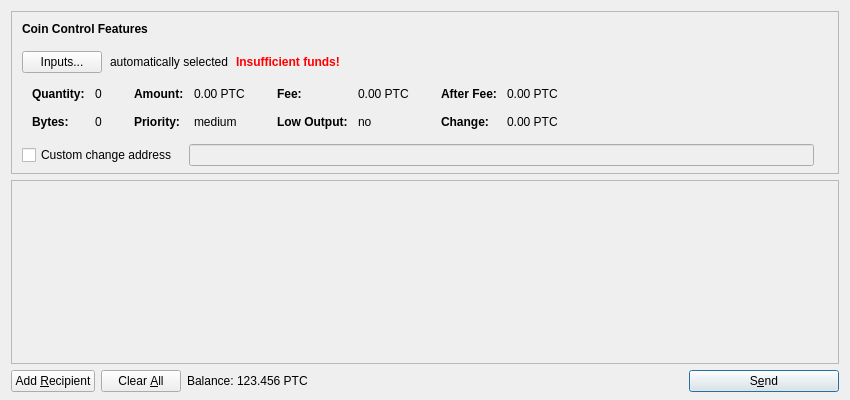
<?xml version="1.0" encoding="UTF-8"?>
<ui version="4.0">
 <class>SendCoinsDialog</class>
 <widget class="QDialog" name="SendCoinsDialog">
  <property name="geometry">
   <rect>
    <x>0</x>
    <y>0</y>
    <width>850</width>
    <height>400</height>
   </rect>
  </property>
  <property name="windowTitle">
   <string>Send Coins</string>
  </property>
  <layout class="QVBoxLayout" name="verticalLayout" stretch="0,1,0">
   <property name="bottomMargin">
    <number>8</number>
   </property>
   <item>
    <widget class="QFrame" name="frameCoinControl">
     <property name="sizePolicy">
      <sizepolicy hsizetype="Expanding" vsizetype="Expanding">
       <horstretch>0</horstretch>
       <verstretch>0</verstretch>
      </sizepolicy>
     </property>
     <property name="maximumSize">
      <size>
       <width>16777215</width>
       <height>16777215</height>
      </size>
     </property>
     <property name="frameShape">
      <enum>QFrame::StyledPanel</enum>
     </property>
     <property name="frameShadow">
      <enum>QFrame::Sunken</enum>
     </property>
     <layout class="QVBoxLayout" name="verticalLayoutCoinControl2">
      <property name="spacing">
       <number>0</number>
      </property>
      <property name="leftMargin">
       <number>0</number>
      </property>
      <property name="topMargin">
       <number>0</number>
      </property>
      <property name="rightMargin">
       <number>0</number>
      </property>
      <property name="bottomMargin">
       <number>6</number>
      </property>
      <item>
       <layout class="QVBoxLayout" name="verticalLayoutCoinControl" stretch="0,0,0,0,1">
        <property name="spacing">
         <number>0</number>
        </property>
        <property name="leftMargin">
         <number>10</number>
        </property>
        <property name="topMargin">
         <number>10</number>
        </property>
        <item>
         <layout class="QHBoxLayout" name="horizontalLayoutCoinControl1">
          <property name="bottomMargin">
           <number>15</number>
          </property>
          <item>
           <widget class="QLabel" name="labelCoinControlFeatures">
            <property name="sizePolicy">
             <sizepolicy hsizetype="Preferred" vsizetype="Maximum">
              <horstretch>0</horstretch>
              <verstretch>0</verstretch>
             </sizepolicy>
            </property>
            <property name="font">
             <font>
              <weight>75</weight>
              <bold>true</bold>
             </font>
            </property>
            <property name="styleSheet">
             <string notr="true">font-weight:bold;</string>
            </property>
            <property name="text">
             <string>Coin Control Features</string>
            </property>
           </widget>
          </item>
         </layout>
        </item>
        <item>
         <layout class="QHBoxLayout" name="horizontalLayoutCoinControl2" stretch="0,0,0,0">
          <property name="spacing">
           <number>8</number>
          </property>
          <property name="bottomMargin">
           <number>10</number>
          </property>
          <item>
           <widget class="QPushButton" name="pushButtonCoinControl">
            <property name="styleSheet">
             <string notr="true"/>
            </property>
            <property name="text">
             <string>Inputs...</string>
            </property>
           </widget>
          </item>
          <item>
           <widget class="QLabel" name="labelCoinControlAutomaticallySelected">
            <property name="text">
             <string>automatically selected</string>
            </property>
            <property name="margin">
             <number>5</number>
            </property>
           </widget>
          </item>
          <item>
           <widget class="QLabel" name="labelCoinControlInsuffFunds">
            <property name="font">
             <font>
              <weight>75</weight>
              <bold>true</bold>
             </font>
            </property>
            <property name="styleSheet">
             <string notr="true">color:red;font-weight:bold;</string>
            </property>
            <property name="text">
             <string>Insufficient funds!</string>
            </property>
            <property name="margin">
             <number>5</number>
            </property>
           </widget>
          </item>
          <item>
           <spacer name="horizontalSpacerCoinControl">
            <property name="orientation">
             <enum>Qt::Horizontal</enum>
            </property>
            <property name="sizeHint" stdset="0">
             <size>
              <width>40</width>
              <height>1</height>
             </size>
            </property>
           </spacer>
          </item>
         </layout>
        </item>
        <item>
         <widget class="QWidget" name="widgetCoinControl" native="true">
          <property name="sizePolicy">
           <sizepolicy hsizetype="Preferred" vsizetype="Preferred">
            <horstretch>0</horstretch>
            <verstretch>0</verstretch>
           </sizepolicy>
          </property>
          <property name="minimumSize">
           <size>
            <width>0</width>
            <height>0</height>
           </size>
          </property>
          <property name="styleSheet">
           <string notr="true"/>
          </property>
          <layout class="QHBoxLayout" name="horizontalLayoutCoinControl5">
           <property name="leftMargin">
            <number>0</number>
           </property>
           <property name="topMargin">
            <number>0</number>
           </property>
           <property name="rightMargin">
            <number>0</number>
           </property>
           <property name="bottomMargin">
            <number>0</number>
           </property>
           <item>
            <layout class="QHBoxLayout" name="horizontalLayoutCoinControl3" stretch="0,0,0,1">
             <property name="spacing">
              <number>20</number>
             </property>
             <property name="topMargin">
              <number>0</number>
             </property>
             <property name="bottomMargin">
              <number>10</number>
             </property>
             <item>
              <layout class="QFormLayout" name="formLayoutCoinControl1">
               <property name="horizontalSpacing">
                <number>10</number>
               </property>
               <property name="verticalSpacing">
                <number>14</number>
               </property>
               <property name="leftMargin">
                <number>10</number>
               </property>
               <property name="topMargin">
                <number>4</number>
               </property>
               <property name="rightMargin">
                <number>6</number>
               </property>
               <item row="0" column="0">
                <widget class="QLabel" name="labelCoinControlQuantityText">
                 <property name="font">
                  <font>
                   <weight>75</weight>
                   <bold>true</bold>
                  </font>
                 </property>
                 <property name="text">
                  <string>Quantity:</string>
                 </property>
                 <property name="margin">
                  <number>0</number>
                 </property>
                </widget>
               </item>
               <item row="0" column="1">
                <widget class="QLabel" name="labelCoinControlQuantity">
                 <property name="cursor">
                  <cursorShape>IBeamCursor</cursorShape>
                 </property>
                 <property name="contextMenuPolicy">
                  <enum>Qt::ActionsContextMenu</enum>
                 </property>
                 <property name="text">
                  <string notr="true">0</string>
                 </property>
                 <property name="margin">
                  <number>0</number>
                 </property>
                 <property name="textInteractionFlags">
                  <set>Qt::LinksAccessibleByMouse|Qt::TextSelectableByKeyboard|Qt::TextSelectableByMouse</set>
                 </property>
                </widget>
               </item>
               <item row="1" column="0">
                <widget class="QLabel" name="labelCoinControlBytesText">
                 <property name="font">
                  <font>
                   <weight>75</weight>
                   <bold>true</bold>
                  </font>
                 </property>
                 <property name="text">
                  <string>Bytes:</string>
                 </property>
                </widget>
               </item>
               <item row="1" column="1">
                <widget class="QLabel" name="labelCoinControlBytes">
                 <property name="cursor">
                  <cursorShape>IBeamCursor</cursorShape>
                 </property>
                 <property name="contextMenuPolicy">
                  <enum>Qt::ActionsContextMenu</enum>
                 </property>
                 <property name="text">
                  <string notr="true">0</string>
                 </property>
                 <property name="textInteractionFlags">
                  <set>Qt::LinksAccessibleByMouse|Qt::TextSelectableByKeyboard|Qt::TextSelectableByMouse</set>
                 </property>
                </widget>
               </item>
              </layout>
             </item>
             <item>
              <layout class="QFormLayout" name="formLayoutCoinControl2">
               <property name="horizontalSpacing">
                <number>10</number>
               </property>
               <property name="verticalSpacing">
                <number>14</number>
               </property>
               <property name="leftMargin">
                <number>6</number>
               </property>
               <property name="topMargin">
                <number>4</number>
               </property>
               <property name="rightMargin">
                <number>6</number>
               </property>
               <item row="0" column="0">
                <widget class="QLabel" name="labelCoinControlAmountText">
                 <property name="font">
                  <font>
                   <weight>75</weight>
                   <bold>true</bold>
                  </font>
                 </property>
                 <property name="text">
                  <string>Amount:</string>
                 </property>
                 <property name="margin">
                  <number>0</number>
                 </property>
                </widget>
               </item>
               <item row="0" column="1">
                <widget class="QLabel" name="labelCoinControlAmount">
                 <property name="cursor">
                  <cursorShape>IBeamCursor</cursorShape>
                 </property>
                 <property name="contextMenuPolicy">
                  <enum>Qt::ActionsContextMenu</enum>
                 </property>
                 <property name="text">
                  <string notr="true">0.00 PTC</string>
                 </property>
                 <property name="textInteractionFlags">
                  <set>Qt::LinksAccessibleByMouse|Qt::TextSelectableByKeyboard|Qt::TextSelectableByMouse</set>
                 </property>
                </widget>
               </item>
               <item row="1" column="0">
                <widget class="QLabel" name="labelCoinControlPriorityText">
                 <property name="font">
                  <font>
                   <weight>75</weight>
                   <bold>true</bold>
                  </font>
                 </property>
                 <property name="text">
                  <string>Priority:</string>
                 </property>
                </widget>
               </item>
               <item row="1" column="1">
                <widget class="QLabel" name="labelCoinControlPriority">
                 <property name="cursor">
                  <cursorShape>IBeamCursor</cursorShape>
                 </property>
                 <property name="contextMenuPolicy">
                  <enum>Qt::ActionsContextMenu</enum>
                 </property>
                 <property name="text">
                  <string notr="true">medium</string>
                 </property>
                 <property name="textInteractionFlags">
                  <set>Qt::LinksAccessibleByMouse|Qt::TextSelectableByKeyboard|Qt::TextSelectableByMouse</set>
                 </property>
                </widget>
               </item>
              </layout>
             </item>
             <item>
              <layout class="QFormLayout" name="formLayoutCoinControl3">
               <property name="horizontalSpacing">
                <number>10</number>
               </property>
               <property name="verticalSpacing">
                <number>14</number>
               </property>
               <property name="leftMargin">
                <number>6</number>
               </property>
               <property name="topMargin">
                <number>4</number>
               </property>
               <property name="rightMargin">
                <number>6</number>
               </property>
               <item row="0" column="0">
                <widget class="QLabel" name="labelCoinControlFeeText">
                 <property name="font">
                  <font>
                   <weight>75</weight>
                   <bold>true</bold>
                  </font>
                 </property>
                 <property name="text">
                  <string>Fee:</string>
                 </property>
                 <property name="margin">
                  <number>0</number>
                 </property>
                </widget>
               </item>
               <item row="0" column="1">
                <widget class="QLabel" name="labelCoinControlFee">
                 <property name="cursor">
                  <cursorShape>IBeamCursor</cursorShape>
                 </property>
                 <property name="contextMenuPolicy">
                  <enum>Qt::ActionsContextMenu</enum>
                 </property>
                 <property name="text">
                  <string notr="true">0.00 PTC</string>
                 </property>
                 <property name="textInteractionFlags">
                  <set>Qt::LinksAccessibleByMouse|Qt::TextSelectableByKeyboard|Qt::TextSelectableByMouse</set>
                 </property>
                </widget>
               </item>
               <item row="1" column="0">
                <widget class="QLabel" name="labelCoinControlLowOutputText">
                 <property name="font">
                  <font>
                   <weight>75</weight>
                   <bold>true</bold>
                  </font>
                 </property>
                 <property name="text">
                  <string>Low Output:</string>
                 </property>
                </widget>
               </item>
               <item row="1" column="1">
                <widget class="QLabel" name="labelCoinControlLowOutput">
                 <property name="cursor">
                  <cursorShape>IBeamCursor</cursorShape>
                 </property>
                 <property name="contextMenuPolicy">
                  <enum>Qt::ActionsContextMenu</enum>
                 </property>
                 <property name="text">
                  <string notr="true">no</string>
                 </property>
                 <property name="textInteractionFlags">
                  <set>Qt::LinksAccessibleByMouse|Qt::TextSelectableByKeyboard|Qt::TextSelectableByMouse</set>
                 </property>
                </widget>
               </item>
              </layout>
             </item>
             <item>
              <layout class="QFormLayout" name="formLayoutCoinControl4">
               <property name="horizontalSpacing">
                <number>10</number>
               </property>
               <property name="verticalSpacing">
                <number>14</number>
               </property>
               <property name="leftMargin">
                <number>6</number>
               </property>
               <property name="topMargin">
                <number>4</number>
               </property>
               <property name="rightMargin">
                <number>6</number>
               </property>
               <item row="0" column="0">
                <widget class="QLabel" name="labelCoinControlAfterFeeText">
                 <property name="font">
                  <font>
                   <weight>75</weight>
                   <bold>true</bold>
                  </font>
                 </property>
                 <property name="text">
                  <string>After Fee:</string>
                 </property>
                 <property name="margin">
                  <number>0</number>
                 </property>
                </widget>
               </item>
               <item row="0" column="1">
                <widget class="QLabel" name="labelCoinControlAfterFee">
                 <property name="cursor">
                  <cursorShape>IBeamCursor</cursorShape>
                 </property>
                 <property name="contextMenuPolicy">
                  <enum>Qt::ActionsContextMenu</enum>
                 </property>
                 <property name="text">
                  <string notr="true">0.00 PTC</string>
                 </property>
                 <property name="textInteractionFlags">
                  <set>Qt::LinksAccessibleByMouse|Qt::TextSelectableByKeyboard|Qt::TextSelectableByMouse</set>
                 </property>
                </widget>
               </item>
               <item row="1" column="0">
                <widget class="QLabel" name="labelCoinControlChangeText">
                 <property name="font">
                  <font>
                   <weight>75</weight>
                   <bold>true</bold>
                  </font>
                 </property>
                 <property name="text">
                  <string>Change:</string>
                 </property>
                </widget>
               </item>
               <item row="1" column="1">
                <widget class="QLabel" name="labelCoinControlChange">
                 <property name="cursor">
                  <cursorShape>IBeamCursor</cursorShape>
                 </property>
                 <property name="contextMenuPolicy">
                  <enum>Qt::ActionsContextMenu</enum>
                 </property>
                 <property name="text">
                  <string notr="true">0.00 PTC</string>
                 </property>
                 <property name="textInteractionFlags">
                  <set>Qt::LinksAccessibleByMouse|Qt::TextSelectableByKeyboard|Qt::TextSelectableByMouse</set>
                 </property>
                </widget>
               </item>
              </layout>
             </item>
            </layout>
           </item>
          </layout>
         </widget>
        </item>
        <item>
         <layout class="QHBoxLayout" name="horizontalLayoutCoinControl4" stretch="0,0,0">
          <property name="spacing">
           <number>12</number>
          </property>
          <property name="sizeConstraint">
           <enum>QLayout::SetDefaultConstraint</enum>
          </property>
          <property name="topMargin">
           <number>5</number>
          </property>
          <property name="rightMargin">
           <number>5</number>
          </property>
          <item>
           <widget class="QCheckBox" name="checkBoxCoinControlChange">
            <property name="toolTip">
             <string>If this is activated, but the change address is empty or invalid, change will be sent to a newly generated address.</string>
            </property>
            <property name="text">
             <string>Custom change address</string>
            </property>
           </widget>
          </item>
          <item>
           <widget class="QValidatedLineEdit" name="lineEditCoinControlChange">
            <property name="enabled">
             <bool>false</bool>
            </property>
            <property name="sizePolicy">
             <sizepolicy hsizetype="Expanding" vsizetype="Fixed">
              <horstretch>0</horstretch>
              <verstretch>0</verstretch>
             </sizepolicy>
            </property>
           </widget>
          </item>
          <item>
           <widget class="QLabel" name="labelCoinControlChangeLabel">
            <property name="sizePolicy">
             <sizepolicy hsizetype="Preferred" vsizetype="Expanding">
              <horstretch>0</horstretch>
              <verstretch>0</verstretch>
             </sizepolicy>
            </property>
            <property name="minimumSize">
             <size>
              <width>0</width>
              <height>0</height>
             </size>
            </property>
            <property name="text">
             <string/>
            </property>
            <property name="margin">
             <number>3</number>
            </property>
           </widget>
          </item>
         </layout>
        </item>
        <item>
         <spacer name="verticalSpacerCoinControl">
          <property name="orientation">
           <enum>Qt::Vertical</enum>
          </property>
          <property name="sizeHint" stdset="0">
           <size>
            <width>800</width>
            <height>1</height>
           </size>
          </property>
         </spacer>
        </item>
       </layout>
      </item>
     </layout>
    </widget>
   </item>
   <item>
    <widget class="QScrollArea" name="scrollArea">
     <property name="widgetResizable">
      <bool>true</bool>
     </property>
     <widget class="QWidget" name="scrollAreaWidgetContents">
      <property name="geometry">
       <rect>
        <x>0</x>
        <y>0</y>
        <width>830</width>
        <height>178</height>
       </rect>
      </property>
      <layout class="QVBoxLayout" name="verticalLayout_2" stretch="0,1">
       <property name="leftMargin">
        <number>0</number>
       </property>
       <property name="topMargin">
        <number>0</number>
       </property>
       <property name="rightMargin">
        <number>0</number>
       </property>
       <property name="bottomMargin">
        <number>0</number>
       </property>
       <item>
        <layout class="QVBoxLayout" name="entries">
         <property name="spacing">
          <number>6</number>
         </property>
        </layout>
       </item>
       <item>
        <spacer name="verticalSpacer">
         <property name="orientation">
          <enum>Qt::Vertical</enum>
         </property>
         <property name="sizeHint" stdset="0">
          <size>
           <width>20</width>
           <height>40</height>
          </size>
         </property>
        </spacer>
       </item>
      </layout>
     </widget>
    </widget>
   </item>
   <item>
    <layout class="QHBoxLayout" name="horizontalLayout">
     <item>
      <widget class="QPushButton" name="addButton">
       <property name="toolTip">
        <string>Send to multiple recipients at once</string>
       </property>
       <property name="text">
        <string>Add &amp;Recipient</string>
       </property>
       <property name="icon">
        <iconset resource="../patacoin.qrc">
         <normaloff>:/icons/add</normaloff>:/icons/add</iconset>
       </property>
       <property name="autoDefault">
        <bool>false</bool>
       </property>
      </widget>
     </item>
     <item>
      <widget class="QPushButton" name="clearButton">
       <property name="sizePolicy">
        <sizepolicy hsizetype="Minimum" vsizetype="Fixed">
         <horstretch>0</horstretch>
         <verstretch>0</verstretch>
        </sizepolicy>
       </property>
       <property name="toolTip">
        <string>Clear all fields of the form.</string>
       </property>
       <property name="text">
        <string>Clear &amp;All</string>
       </property>
       <property name="icon">
        <iconset resource="../patacoin.qrc">
         <normaloff>:/icons/remove</normaloff>:/icons/remove</iconset>
       </property>
       <property name="autoRepeatDelay">
        <number>300</number>
       </property>
       <property name="autoDefault">
        <bool>false</bool>
       </property>
      </widget>
     </item>
     <item>
      <layout class="QHBoxLayout" name="horizontalLayout_2">
       <property name="spacing">
        <number>3</number>
       </property>
       <item>
        <widget class="QLabel" name="label">
         <property name="text">
          <string>Balance:</string>
         </property>
        </widget>
       </item>
       <item>
        <widget class="QLabel" name="labelBalance">
         <property name="cursor">
          <cursorShape>IBeamCursor</cursorShape>
         </property>
         <property name="text">
          <string notr="true">123.456 PTC</string>
         </property>
         <property name="textInteractionFlags">
          <set>Qt::LinksAccessibleByMouse|Qt::TextSelectableByKeyboard|Qt::TextSelectableByMouse</set>
         </property>
        </widget>
       </item>
      </layout>
     </item>
     <item>
      <spacer name="horizontalSpacer">
       <property name="orientation">
        <enum>Qt::Horizontal</enum>
       </property>
       <property name="sizeHint" stdset="0">
        <size>
         <width>40</width>
         <height>20</height>
        </size>
       </property>
      </spacer>
     </item>
     <item>
      <widget class="QPushButton" name="sendButton">
       <property name="minimumSize">
        <size>
         <width>150</width>
         <height>0</height>
        </size>
       </property>
       <property name="toolTip">
        <string>Confirm the send action</string>
       </property>
       <property name="text">
        <string>S&amp;end</string>
       </property>
       <property name="icon">
        <iconset resource="../patacoin.qrc">
         <normaloff>:/icons/send</normaloff>:/icons/send</iconset>
       </property>
       <property name="default">
        <bool>true</bool>
       </property>
      </widget>
     </item>
    </layout>
   </item>
  </layout>
 </widget>
 <customwidgets>
  <customwidget>
   <class>QValidatedLineEdit</class>
   <extends>QLineEdit</extends>
   <header>qvalidatedlineedit.h</header>
  </customwidget>
 </customwidgets>
 <resources>
  <include location="../patacoin.qrc"/>
 </resources>
 <connections/>
</ui>
